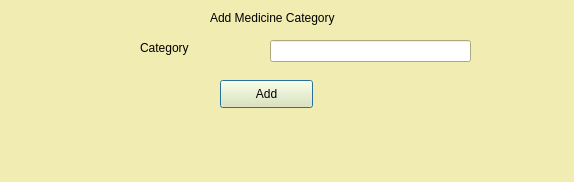
<?xml version="1.0" encoding="UTF-8"?>
<ui version="4.0">
 <class>AddCat</class>
 <widget class="QDialog" name="AddCat">
  <property name="geometry">
   <rect>
    <x>0</x>
    <y>0</y>
    <width>574</width>
    <height>182</height>
   </rect>
  </property>
  <property name="palette">
   <palette>
    <active>
     <colorrole role="WindowText">
      <brush brushstyle="SolidPattern">
       <color alpha="255">
        <red>0</red>
        <green>0</green>
        <blue>0</blue>
       </color>
      </brush>
     </colorrole>
     <colorrole role="Button">
      <brush brushstyle="SolidPattern">
       <color alpha="255">
        <red>240</red>
        <green>236</green>
        <blue>178</blue>
       </color>
      </brush>
     </colorrole>
     <colorrole role="Light">
      <brush brushstyle="SolidPattern">
       <color alpha="255">
        <red>255</red>
        <green>255</green>
        <blue>255</blue>
       </color>
      </brush>
     </colorrole>
     <colorrole role="Midlight">
      <brush brushstyle="SolidPattern">
       <color alpha="255">
        <red>247</red>
        <green>245</green>
        <blue>216</blue>
       </color>
      </brush>
     </colorrole>
     <colorrole role="Dark">
      <brush brushstyle="SolidPattern">
       <color alpha="255">
        <red>120</red>
        <green>118</green>
        <blue>89</blue>
       </color>
      </brush>
     </colorrole>
     <colorrole role="Mid">
      <brush brushstyle="SolidPattern">
       <color alpha="255">
        <red>160</red>
        <green>157</green>
        <blue>119</blue>
       </color>
      </brush>
     </colorrole>
     <colorrole role="Text">
      <brush brushstyle="SolidPattern">
       <color alpha="255">
        <red>0</red>
        <green>0</green>
        <blue>0</blue>
       </color>
      </brush>
     </colorrole>
     <colorrole role="BrightText">
      <brush brushstyle="SolidPattern">
       <color alpha="255">
        <red>255</red>
        <green>255</green>
        <blue>255</blue>
       </color>
      </brush>
     </colorrole>
     <colorrole role="ButtonText">
      <brush brushstyle="SolidPattern">
       <color alpha="255">
        <red>0</red>
        <green>0</green>
        <blue>0</blue>
       </color>
      </brush>
     </colorrole>
     <colorrole role="Base">
      <brush brushstyle="SolidPattern">
       <color alpha="255">
        <red>255</red>
        <green>255</green>
        <blue>255</blue>
       </color>
      </brush>
     </colorrole>
     <colorrole role="Window">
      <brush brushstyle="SolidPattern">
       <color alpha="255">
        <red>240</red>
        <green>236</green>
        <blue>178</blue>
       </color>
      </brush>
     </colorrole>
     <colorrole role="Shadow">
      <brush brushstyle="SolidPattern">
       <color alpha="255">
        <red>0</red>
        <green>0</green>
        <blue>0</blue>
       </color>
      </brush>
     </colorrole>
     <colorrole role="AlternateBase">
      <brush brushstyle="SolidPattern">
       <color alpha="255">
        <red>247</red>
        <green>245</green>
        <blue>216</blue>
       </color>
      </brush>
     </colorrole>
     <colorrole role="ToolTipBase">
      <brush brushstyle="SolidPattern">
       <color alpha="255">
        <red>255</red>
        <green>255</green>
        <blue>220</blue>
       </color>
      </brush>
     </colorrole>
     <colorrole role="ToolTipText">
      <brush brushstyle="SolidPattern">
       <color alpha="255">
        <red>0</red>
        <green>0</green>
        <blue>0</blue>
       </color>
      </brush>
     </colorrole>
    </active>
    <inactive>
     <colorrole role="WindowText">
      <brush brushstyle="SolidPattern">
       <color alpha="255">
        <red>0</red>
        <green>0</green>
        <blue>0</blue>
       </color>
      </brush>
     </colorrole>
     <colorrole role="Button">
      <brush brushstyle="SolidPattern">
       <color alpha="255">
        <red>240</red>
        <green>236</green>
        <blue>178</blue>
       </color>
      </brush>
     </colorrole>
     <colorrole role="Light">
      <brush brushstyle="SolidPattern">
       <color alpha="255">
        <red>255</red>
        <green>255</green>
        <blue>255</blue>
       </color>
      </brush>
     </colorrole>
     <colorrole role="Midlight">
      <brush brushstyle="SolidPattern">
       <color alpha="255">
        <red>247</red>
        <green>245</green>
        <blue>216</blue>
       </color>
      </brush>
     </colorrole>
     <colorrole role="Dark">
      <brush brushstyle="SolidPattern">
       <color alpha="255">
        <red>120</red>
        <green>118</green>
        <blue>89</blue>
       </color>
      </brush>
     </colorrole>
     <colorrole role="Mid">
      <brush brushstyle="SolidPattern">
       <color alpha="255">
        <red>160</red>
        <green>157</green>
        <blue>119</blue>
       </color>
      </brush>
     </colorrole>
     <colorrole role="Text">
      <brush brushstyle="SolidPattern">
       <color alpha="255">
        <red>0</red>
        <green>0</green>
        <blue>0</blue>
       </color>
      </brush>
     </colorrole>
     <colorrole role="BrightText">
      <brush brushstyle="SolidPattern">
       <color alpha="255">
        <red>255</red>
        <green>255</green>
        <blue>255</blue>
       </color>
      </brush>
     </colorrole>
     <colorrole role="ButtonText">
      <brush brushstyle="SolidPattern">
       <color alpha="255">
        <red>0</red>
        <green>0</green>
        <blue>0</blue>
       </color>
      </brush>
     </colorrole>
     <colorrole role="Base">
      <brush brushstyle="SolidPattern">
       <color alpha="255">
        <red>255</red>
        <green>255</green>
        <blue>255</blue>
       </color>
      </brush>
     </colorrole>
     <colorrole role="Window">
      <brush brushstyle="SolidPattern">
       <color alpha="255">
        <red>240</red>
        <green>236</green>
        <blue>178</blue>
       </color>
      </brush>
     </colorrole>
     <colorrole role="Shadow">
      <brush brushstyle="SolidPattern">
       <color alpha="255">
        <red>0</red>
        <green>0</green>
        <blue>0</blue>
       </color>
      </brush>
     </colorrole>
     <colorrole role="AlternateBase">
      <brush brushstyle="SolidPattern">
       <color alpha="255">
        <red>247</red>
        <green>245</green>
        <blue>216</blue>
       </color>
      </brush>
     </colorrole>
     <colorrole role="ToolTipBase">
      <brush brushstyle="SolidPattern">
       <color alpha="255">
        <red>255</red>
        <green>255</green>
        <blue>220</blue>
       </color>
      </brush>
     </colorrole>
     <colorrole role="ToolTipText">
      <brush brushstyle="SolidPattern">
       <color alpha="255">
        <red>0</red>
        <green>0</green>
        <blue>0</blue>
       </color>
      </brush>
     </colorrole>
    </inactive>
    <disabled>
     <colorrole role="WindowText">
      <brush brushstyle="SolidPattern">
       <color alpha="255">
        <red>120</red>
        <green>118</green>
        <blue>89</blue>
       </color>
      </brush>
     </colorrole>
     <colorrole role="Button">
      <brush brushstyle="SolidPattern">
       <color alpha="255">
        <red>240</red>
        <green>236</green>
        <blue>178</blue>
       </color>
      </brush>
     </colorrole>
     <colorrole role="Light">
      <brush brushstyle="SolidPattern">
       <color alpha="255">
        <red>255</red>
        <green>255</green>
        <blue>255</blue>
       </color>
      </brush>
     </colorrole>
     <colorrole role="Midlight">
      <brush brushstyle="SolidPattern">
       <color alpha="255">
        <red>247</red>
        <green>245</green>
        <blue>216</blue>
       </color>
      </brush>
     </colorrole>
     <colorrole role="Dark">
      <brush brushstyle="SolidPattern">
       <color alpha="255">
        <red>120</red>
        <green>118</green>
        <blue>89</blue>
       </color>
      </brush>
     </colorrole>
     <colorrole role="Mid">
      <brush brushstyle="SolidPattern">
       <color alpha="255">
        <red>160</red>
        <green>157</green>
        <blue>119</blue>
       </color>
      </brush>
     </colorrole>
     <colorrole role="Text">
      <brush brushstyle="SolidPattern">
       <color alpha="255">
        <red>120</red>
        <green>118</green>
        <blue>89</blue>
       </color>
      </brush>
     </colorrole>
     <colorrole role="BrightText">
      <brush brushstyle="SolidPattern">
       <color alpha="255">
        <red>255</red>
        <green>255</green>
        <blue>255</blue>
       </color>
      </brush>
     </colorrole>
     <colorrole role="ButtonText">
      <brush brushstyle="SolidPattern">
       <color alpha="255">
        <red>120</red>
        <green>118</green>
        <blue>89</blue>
       </color>
      </brush>
     </colorrole>
     <colorrole role="Base">
      <brush brushstyle="SolidPattern">
       <color alpha="255">
        <red>240</red>
        <green>236</green>
        <blue>178</blue>
       </color>
      </brush>
     </colorrole>
     <colorrole role="Window">
      <brush brushstyle="SolidPattern">
       <color alpha="255">
        <red>240</red>
        <green>236</green>
        <blue>178</blue>
       </color>
      </brush>
     </colorrole>
     <colorrole role="Shadow">
      <brush brushstyle="SolidPattern">
       <color alpha="255">
        <red>0</red>
        <green>0</green>
        <blue>0</blue>
       </color>
      </brush>
     </colorrole>
     <colorrole role="AlternateBase">
      <brush brushstyle="SolidPattern">
       <color alpha="255">
        <red>240</red>
        <green>236</green>
        <blue>178</blue>
       </color>
      </brush>
     </colorrole>
     <colorrole role="ToolTipBase">
      <brush brushstyle="SolidPattern">
       <color alpha="255">
        <red>255</red>
        <green>255</green>
        <blue>220</blue>
       </color>
      </brush>
     </colorrole>
     <colorrole role="ToolTipText">
      <brush brushstyle="SolidPattern">
       <color alpha="255">
        <red>0</red>
        <green>0</green>
        <blue>0</blue>
       </color>
      </brush>
     </colorrole>
    </disabled>
   </palette>
  </property>
  <property name="windowTitle">
   <string>Dialog</string>
  </property>
  <widget class="QLabel" name="label">
   <property name="geometry">
    <rect>
     <x>210</x>
     <y>10</y>
     <width>151</width>
     <height>16</height>
    </rect>
   </property>
   <property name="text">
    <string>Add Medicine Category</string>
   </property>
  </widget>
  <widget class="QLabel" name="label_2">
   <property name="geometry">
    <rect>
     <x>140</x>
     <y>40</y>
     <width>71</width>
     <height>16</height>
    </rect>
   </property>
   <property name="text">
    <string>Category</string>
   </property>
  </widget>
  <widget class="QLineEdit" name="edtCat">
   <property name="geometry">
    <rect>
     <x>270</x>
     <y>40</y>
     <width>201</width>
     <height>22</height>
    </rect>
   </property>
  </widget>
  <widget class="QPushButton" name="pushButton">
   <property name="geometry">
    <rect>
     <x>220</x>
     <y>80</y>
     <width>93</width>
     <height>28</height>
    </rect>
   </property>
   <property name="text">
    <string>Add</string>
   </property>
  </widget>
  <widget class="QLabel" name="lblStat">
   <property name="geometry">
    <rect>
     <x>160</x>
     <y>130</y>
     <width>321</width>
     <height>16</height>
    </rect>
   </property>
   <property name="text">
    <string/>
   </property>
  </widget>
 </widget>
 <resources/>
 <connections/>
</ui>
